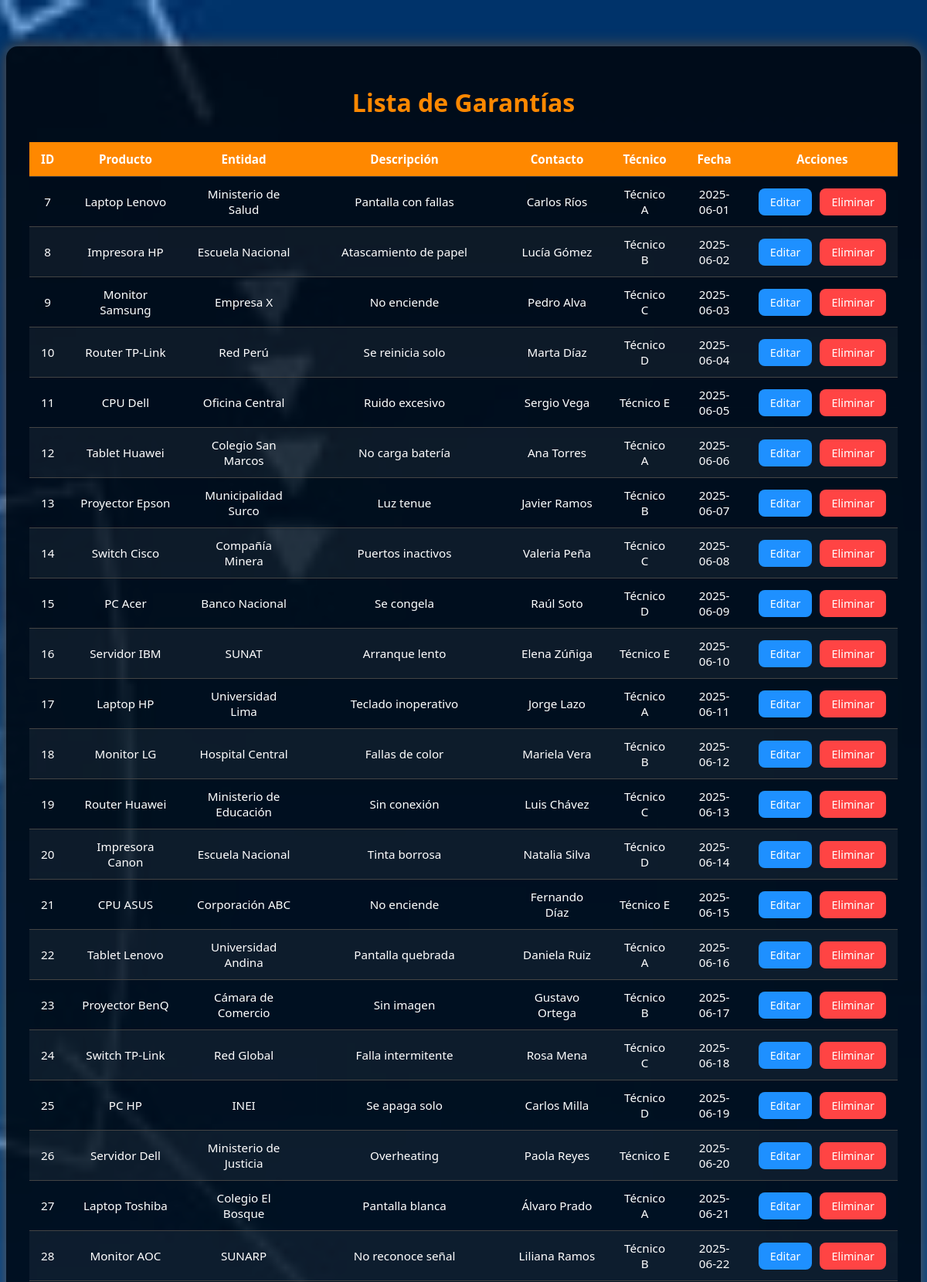
The page /ALLWIYA/indexall.php?accion=listar (upper part) on the database its author committed.
### tables this page shows
CREATE TABLE `garantias` (
  `id` int(11) NOT NULL,
  `producto` varchar(255) DEFAULT NULL,
  `entidad` varchar(255) DEFAULT NULL,
  `descripcion` varchar(255) DEFAULT NULL,
  `contacto` varchar(255) DEFAULT NULL,
  `TecCargo` varchar(255) DEFAULT NULL,
  `fecha` date DEFAULT NULL
);

### ALLWIYA/controlador/garantia_controlador.php (called while the page is built, shortened)
<?php
require_once __DIR__ . '/../modelo/garantia.php';
class GarantiaController {
    private $modelo;
    public function __construct() {
        $this->modelo = new Garantia();
    }
    public function listar() {
        $garantias = $this->modelo->obtenerTodas();
        include __DIR__ . '/../vista/listar.php';
    }
}

### database.php (called while the page is built, shortened)
<?php
class Database {
    public static function conectar() {
        $host = "localhost";
        $user = "root";
        $pass = "";
        $dbname = "garantias_db";
        $conn = new mysqli($host, $user, $pass, $dbname);
        return $conn;
    }
}
?>

### ALLWIYA/modelo/garantia.php (called while the page is built, shortened)
<?php
require_once(__DIR__ . '/../../database.php');
class Garantia {
    private $conn;
    public function __construct() {
        $this->conn = Database::conectar();
    }
    public function obtenerTodas() {
        $sql = "SELECT * FROM garantias";
        $result = $this->conn->query($sql);
        return $result;
    }
}

### ALLWIYA/vista/listar.php (the view, shortened to what this page needs)
<!DOCTYPE html>
<html lang="es">
<head>
    <link rel="stylesheet" href="vista/Css/StylesListar.css">
</head>
<body>
    <div class="containerlis">
        <h1>Lista de Garantías</h1>
        <table>
            <thead>
                <tr>
                    <th>ID</th>
                    <th>Producto</th>
                    <th>Entidad</th>
                    <th>Descripción</th>
                    <th>Contacto</th>
                    <th>Técnico</th>
                    <th>Fecha</th>
                    <th>Acciones</th>
                </tr>
            </thead>
            <tbody>
                <?php foreach ($garantias as $g): ?>
                <tr>
                    <td><?= htmlspecialchars($g['id']) ?></td>
                    <td><?= htmlspecialchars($g['producto']) ?></td>
                    <td><?= htmlspecialchars($g['entidad']) ?></td>
                    <td><?= htmlspecialchars($g['descripcion']) ?></td>
                    <td><?= htmlspecialchars($g['contacto']) ?></td>
                    <td><?= htmlspecialchars($g['TecCargo']) ?></td>
                    <td><?= htmlspecialchars($g['fecha']) ?></td>
                    <td>
                        <div class="acciones">
                            <a class="btn editar" href="indexall.php?accion=editar&id=<?= $g['id'] ?>">Editar</a>
                            <a class="btn eliminar" href="indexall.php?accion=eliminar&id=<?= $g['id'] ?>" onclick="return confirm('¿Seguro que deseas eliminar esta garantía?')">Eliminar</a>
                        </div>
                    </td>
                </tr>
                <?php endforeach ?>
            </tbody>
        </table>
    </div>
    <?php include 'footer.php'; ?>
</body>
</html>

### ALLWIYA/indexall.php (shortened to what this page needs)
<?php
require_once __DIR__ . '/controlador/garantia_controlador.php';
$controller = new GarantiaController();
$action = isset($_GET['accion']) ? $_GET['accion'] : 'inicio';
switch ($action) {
    case 'listar':
        $controller->listar();
        break;
}
?>

### ALLWIYA/vista/footer.php (shortened to what this page needs)
<link rel="stylesheet" href="https://cdnjs.cloudflare.com/ajax/libs/font-awesome/6.4.0/css/all.min.css">
<link rel="stylesheet" href="vista/Css/StylesFooter.css">

### ALLWIYA/vista/Css/StylesListar.css (style rules this page uses)
body { background: #0f0f0f url('imagenes/fondo.jpeg') no-repeat center center fixed; background-size: cover; font-family: 'Segoe UI', Tahoma, Geneva, Verdana, sans-serif; color: #ffffff; }
.containerlis { max-width: 95%; margin: 60px auto; background: rgba(0, 0, 0, 0.75); padding: 30px; border-radius: 15px; box-shadow: 0 0 20px rgba(255, 136, 0, 0.4); overflow-x: auto; }
.containerlis h1 { text-align: center; margin-bottom: 30px; color: #ff8800; font-size: 2rem; }
table { width: 100%; border-collapse: collapse; color: #fff; font-size: 0.95rem; }
th, td { padding: 12px 15px; text-align: center; border-bottom: 1px solid #444; }
th { background-color: #ff8800; color: #fff; }
tr:nth-child(even) { background-color: rgba(255, 255, 255, 0.05); }
.acciones { display: flex; justify-content: center; gap: 10px; }
.btn { padding: 8px 15px; border-radius: 8px; text-decoration: none; color: #fff; font-size: 0.9rem; transition: background 0.3s ease, transform 0.2s ease; }
.btn.editar { background-color: #1e90ff; }
.btn.eliminar { background-color: #ff4444; }

### rows shown on the page
garantias: id "7", producto "Laptop Lenovo", entidad "Ministerio de Salud", descripcion "Pantalla con fallas", contacto "Carlos Ríos", TecCargo "Técnico A", fecha "2025-06-01"
garantias: id "8", producto "Impresora HP", entidad "Escuela Nacional", descripcion "Atascamiento de papel", contacto "Lucía Gómez", TecCargo "Técnico B", fecha "2025-06-02"
garantias: id "9", producto "Monitor Samsung", entidad "Empresa X", descripcion "No enciende", contacto "Pedro Alva", TecCargo "Técnico C", fecha "2025-06-03"
garantias: id "10", producto "Router TP-Link", entidad "Red Perú", descripcion "Se reinicia solo", contacto "Marta Díaz", TecCargo "Técnico D", fecha "2025-06-04"
garantias: id "11", producto "CPU Dell", entidad "Oficina Central", descripcion "Ruido excesivo", contacto "Sergio Vega", TecCargo "Técnico E", fecha "2025-06-05"
garantias: id "12", producto "Tablet Huawei", entidad "Colegio San Marcos", descripcion "No carga batería", contacto "Ana Torres", TecCargo "Técnico A", fecha "2025-06-06"
garantias: id "13", producto "Proyector Epson", entidad "Municipalidad Surco", descripcion "Luz tenue", contacto "Javier Ramos", TecCargo "Técnico B", fecha "2025-06-07"
garantias: id "14", producto "Switch Cisco", entidad "Compañía Minera", descripcion "Puertos inactivos", contacto "Valeria Peña", TecCargo "Técnico C", fecha "2025-06-08"
garantias: id "15", producto "PC Acer", entidad "Banco Nacional", descripcion "Se congela", contacto "Raúl Soto", TecCargo "Técnico D", fecha "2025-06-09"
garantias: id "16", producto "Servidor IBM", entidad "SUNAT", descripcion "Arranque lento", contacto "Elena Zúñiga", TecCargo "Técnico E", fecha "2025-06-10"
garantias: id "17", producto "Laptop HP", entidad "Universidad Lima", descripcion "Teclado inoperativo", contacto "Jorge Lazo", TecCargo "Técnico A", fecha "2025-06-11"
garantias: id "18", producto "Monitor LG", entidad "Hospital Central", descripcion "Fallas de color", contacto "Mariela Vera", TecCargo "Técnico B", fecha "2025-06-12"
garantias: id "19", producto "Router Huawei", entidad "Ministerio de Educación", descripcion "Sin conexión", contacto "Luis Chávez", TecCargo "Técnico C", fecha "2025-06-13"
garantias: id "20", producto "Impresora Canon", entidad "Escuela Nacional", descripcion "Tinta borrosa", contacto "Natalia Silva", TecCargo "Técnico D", fecha "2025-06-14"
garantias: id "21", producto "CPU ASUS", entidad "Corporación ABC", descripcion "No enciende", contacto "Fernando Díaz", TecCargo "Técnico E", fecha "2025-06-15"
garantias: id "22", producto "Tablet Lenovo", entidad "Universidad Andina", descripcion "Pantalla quebrada", contacto "Daniela Ruiz", TecCargo "Técnico A", fecha "2025-06-16"
garantias: id "23", producto "Proyector BenQ", entidad "Cámara de Comercio", descripcion "Sin imagen", contacto "Gustavo Ortega", TecCargo "Técnico B", fecha "2025-06-17"
garantias: id "24", producto "Switch TP-Link", entidad "Red Global", descripcion "Falla intermitente", contacto "Rosa Mena", TecCargo "Técnico C", fecha "2025-06-18"
garantias: id "25", producto "PC HP", entidad "INEI", descripcion "Se apaga solo", contacto "Carlos Milla", TecCargo "Técnico D", fecha "2025-06-19"
garantias: id "26", producto "Servidor Dell", entidad "Ministerio de Justicia", descripcion "Overheating", contacto "Paola Reyes", TecCargo "Técnico E", fecha "2025-06-20"
garantias: id "27", producto "Laptop Toshiba", entidad "Colegio El Bosque", descripcion "Pantalla blanca", contacto "Álvaro Prado", TecCargo "Técnico A", fecha "2025-06-21"
garantias: id "28", producto "Monitor AOC", entidad "SUNARP", descripcion "No reconoce señal", contacto "Liliana Ramos", TecCargo "Técnico B", fecha "2025-06-22"
